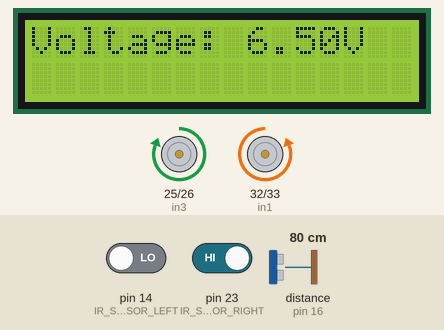
Recording of a sketch running on a simulated Arduino Mega 2560, built with avr-gcc and run on an emulated ATmega2560. On the bench: 16×2 character LCD, motor-driver pin pairs drawn as motors (green arrow = first pin HIGH = forward, orange = second pin HIGH = backward, longer = more drive). Wiring (inferred from the names in the program): ultrasonic range finder: trigger pin 17; echo pin 16. The test bench sets the inputs (shaded band); at power-on: pin 14 (IR_SENSOR_LEFT) LOW, pin 23 (IR_SENSOR_RIGHT) HIGH, distance to the obstacle (sensor on pin 16) 80 cm. The echo pulse lasts 58.3 µs per cm.

Above: at 1.2 s.
1.3 s: pin 14 (IR_SENSOR_LEFT) driven HIGH
At 2.1 s:
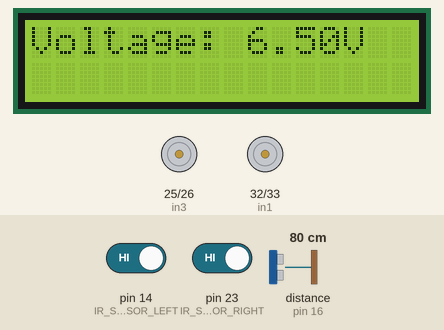
2.8 s: pin 23 (IR_SENSOR_RIGHT) driven LOW
At 3.8 s:
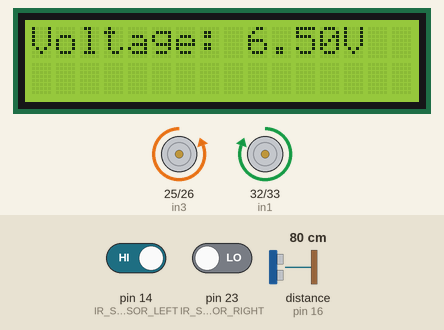
4.3 s: pin 14 (IR_SENSOR_LEFT) driven LOW
At 5.0 s:
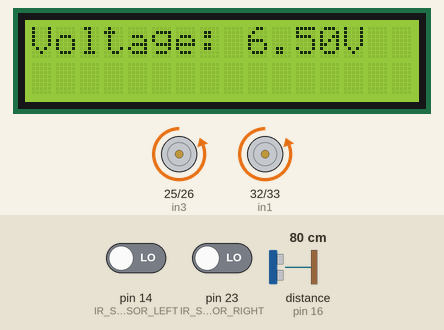
5.8 s: pin 23 (IR_SENSOR_RIGHT) driven HIGH
At 6.2 s:
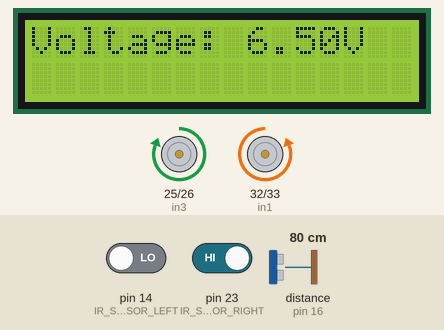
Timing chart, 0 to 8.3 s (numbered marks = the images above; inputs shaded):
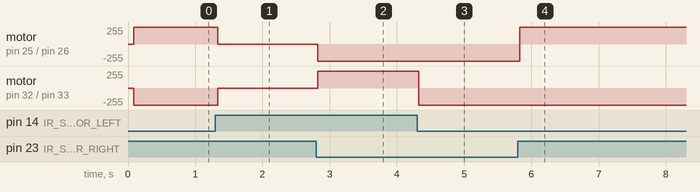

The sketch:

Complete_LFR_V1.ino
```cpp
#include <Wire.h>
#include <LiquidCrystal_I2C.h>

LiquidCrystal_I2C lcd(0x27, 16, 2);

#define echoPin 16
#define trigPin 17

#define IR_SENSOR_RIGHT 23
#define IR_SENSOR_LEFT 14
#define MOTOR_SPEED 180

long duration, distance;
//Right motor
int in1=32;
int in2=33;

//Left motor
int in3=25;
int in4=26;

void setup() {

  lcd.init();
  lcd.backlight();
  lcd.clear();

  Serial.begin (921600);

  pinMode(in1, OUTPUT);
  pinMode(in2, OUTPUT);

  pinMode(in3, OUTPUT);
  pinMode(in4, OUTPUT);

  pinMode(IR_SENSOR_RIGHT, INPUT);
  pinMode(IR_SENSOR_LEFT, INPUT);

  pinMode(trigPin, OUTPUT);
  pinMode(echoPin, INPUT);

}

void loop()
{
  float voltage = 6.5;
  int rightIRSensorValue = digitalRead(IR_SENSOR_RIGHT);
  int leftIRSensorValue = digitalRead(IR_SENSOR_LEFT);

  lcd.setCursor(0, 0);

  lcd.print("Voltage: ");
  lcd.print(voltage);
  lcd.print("V");

  digitalWrite(trigPin, LOW);
  delayMicroseconds(2);
  digitalWrite(trigPin, HIGH);
  delayMicroseconds(10);
  digitalWrite(trigPin, LOW);

  duration = pulseIn(echoPin, HIGH);
  distance = duration / 58.2;
  String disp = String(distance);

  if(distance <= 10)
  {
    left();
    delay(1500);
  }
else
{
  // int rightIRSensorValue = digitalRead(IR_SENSOR_RIGHT);
  // int leftIRSensorValue = digitalRead(IR_SENSOR_LEFT);

  //If none of the sensors detects black line, then go straight
  if (rightIRSensorValue == LOW && leftIRSensorValue == LOW)
  {
    forward();
  }
  //If right sensor detects black line, then turn right
  else if (rightIRSensorValue == HIGH && leftIRSensorValue == LOW )
  {
    left();
  }
  //If left sensor detects black line, then turn left
  else if (rightIRSensorValue == LOW && leftIRSensorValue == HIGH )
  {
    right();
  }
  //If both the sensors detect black line, then stop
  else
  {
    stop();
  }
}
}

void forward()
{
	digitalWrite(in1, LOW);
	digitalWrite(in2, HIGH);
	digitalWrite(in3, LOW);
	digitalWrite(in4, HIGH);
}

void left()
{
	digitalWrite(in1, LOW);
	digitalWrite(in2, HIGH);
	digitalWrite(in3, HIGH);
	digitalWrite(in4, LOW);
}

void right()
{
	digitalWrite(in1, HIGH);
	digitalWrite(in2, LOW);
	digitalWrite(in3, LOW);
	digitalWrite(in4, HIGH);
}

void stop()
{
	digitalWrite(in1, LOW);
	digitalWrite(in2, LOW);
	digitalWrite(in3, LOW);
	digitalWrite(in4, LOW);
}
```

Measured:
- after the input at 1.3 s, motor on pin 25 (in3) / pin 26 (in4): forward 255/255 → stopped at once; motor on pin 32 (in1) / pin 33 (in2): backward 255/255 → stopped at once
- after the input at 2.8 s, motor on pin 25 (in3) / pin 26 (in4): stopped → backward 255/255 at once; motor on pin 32 (in1) / pin 33 (in2): stopped → forward 255/255 at once
- after the input at 4.3 s, motor on pin 32 (in1) / pin 33 (in2): forward 255/255 → backward 255/255 at once
- after the input at 5.8 s, motor on pin 25 (in3) / pin 26 (in4): backward 255/255 → forward 255/255 at once
